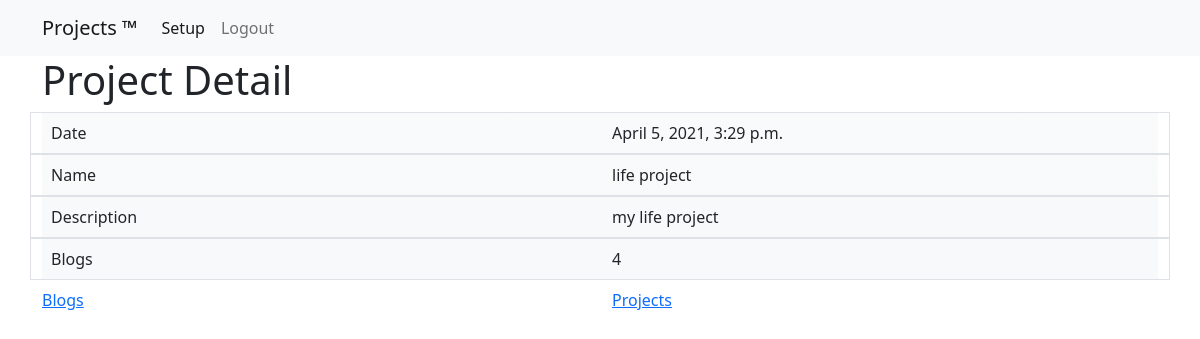
/blogwapp/3/, run on an earlier commit of the app's database.
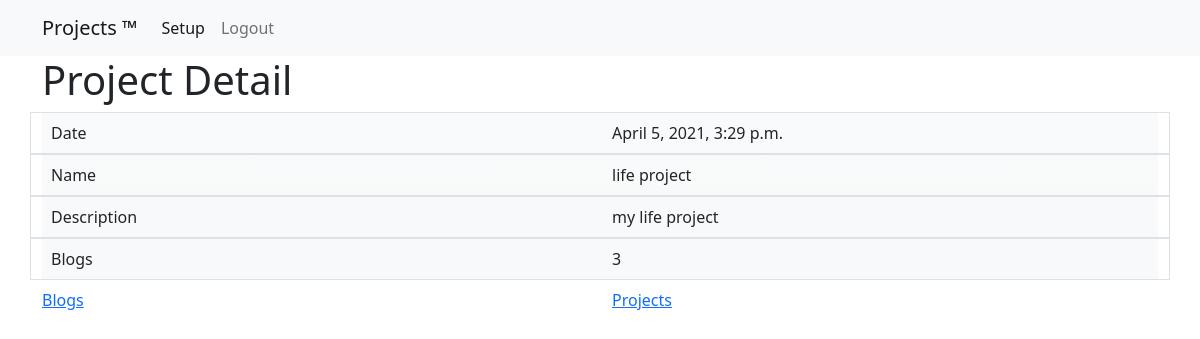
And on a later commit of the database.
### blogwapp/models.py (models this page shows, shortened)
class Project(models.Model):
  name = models.CharField(max_length=200, null=False)
  title = models.CharField(max_length=200)
  creat_date= models.DateTimeField('date created', default=timezone.now)
  description = models.CharField(max_length=2000, null=False)
  update_date = models.DateTimeField('date updated',auto_now=True)

### blogwapp/views.py (the view)
# urls.py: path('<int:pk>/', views.ProjectDetailView.as_view(), name='project-detail'),
class ProjectDetailView(generic.DetailView, LoginRequiredMixin):
  model = Project
  template_name = 'blogwapp/project/detail.html'
  queryset = Project.objects.annotate(blog_count=Count('blogs')).all()

### blogwapp/templates/blogwapp/project/detail.html
{%extends 'base.html' %}
{%block content %}
<h1>Project Detail</h1>
<div class="bg-light bg-gradient">
  <div class="row p-2 border">
    <div class="col">
      Date
    </div>
    <div class="col">
      {{ object.creat_date }}
    </div>
  </div>
  <div class="row p-2 border">
    <div class="col">
      Name
    </div>
    <div class="col">
      {{ object.name }}
    </div>
  </div>
  <div class="row p-2 border">
    <div class="col">
      Description
    </div>
    <div class="col">
      {{ object.description }}
    </div>
  </div>
  <div class="row p-2 border">
    <div class="col">
      Blogs
    </div>
    <div class="col">
      {{ object.blog_count }}
    </div>
  </div>
</div>
<div class="row py-2">
  <div class="col">
    <a href="{% url 'blogwapp:blog-list' object.id %}">Blogs</a>
  </div>
  <div class="col">
    <a href="{% url 'blogwapp:project-list' %}">Projects</a>
  </div>
</div>
{%endblock %}

What changed in the data, as far as the page shows it:
changed Project "life project": blog_count "4" → "3"
